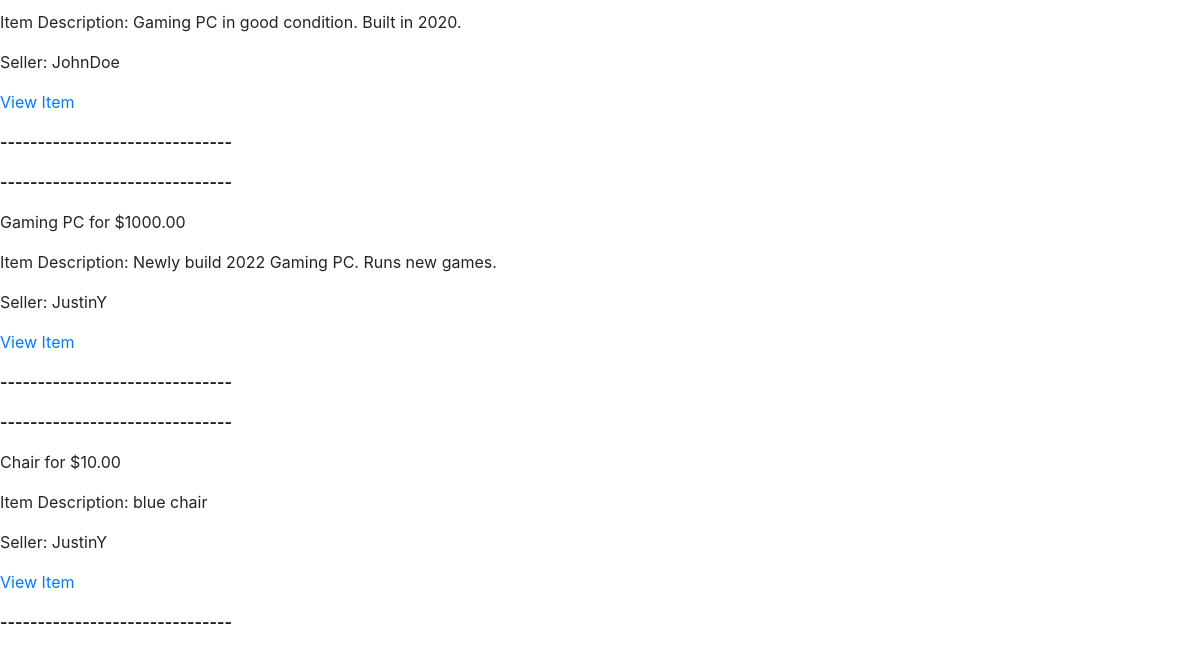
The app's page /see_all_items (signed in, lower part), older data.
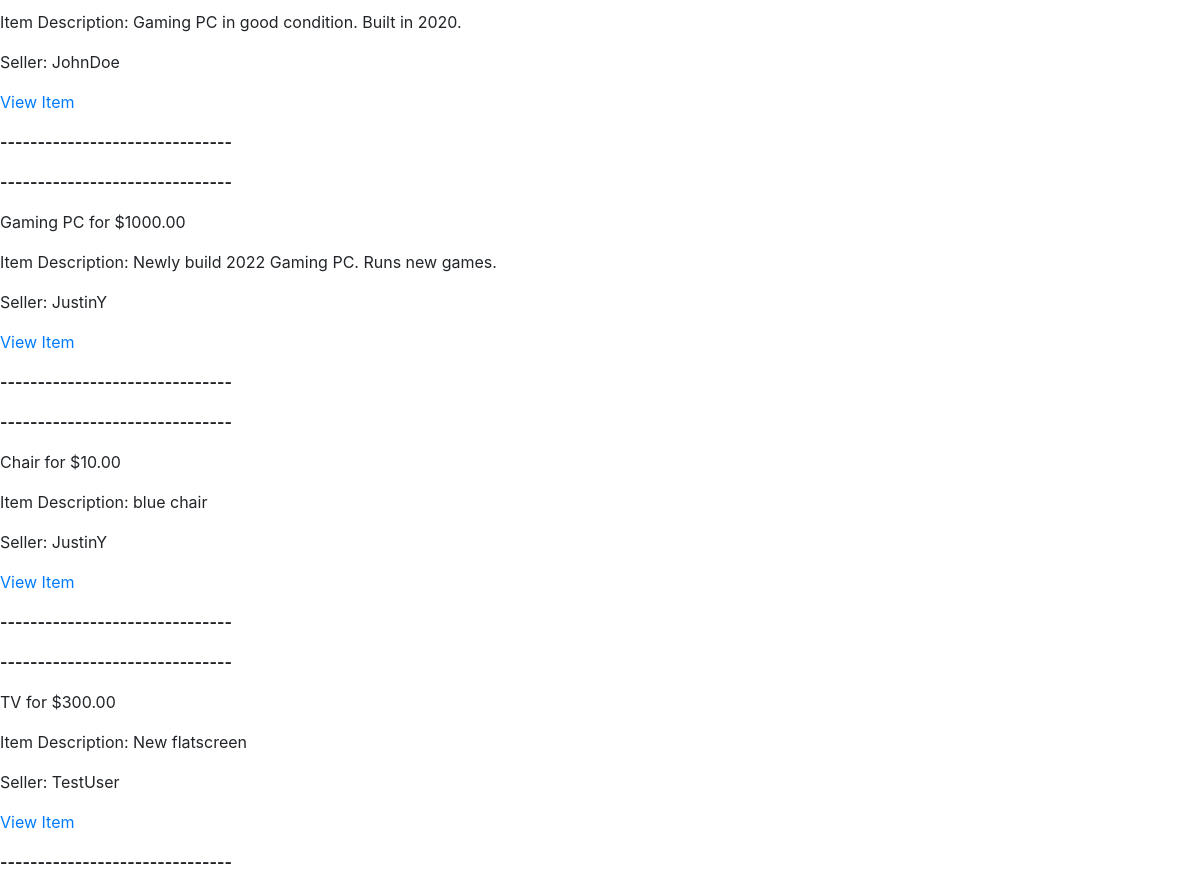
The same page, newer data.
### app/models.py (models this page shows)
class Item(db.Model):
 id = db.Column(db.Integer, primary_key = True)
 name = db.Column(db.String(128))
 price = db.Column(db.Float)
 image = db.Column(db.LargeBinary)
 description = db.Column(db.String(256))
 user_seller_name = db.Column(db.String, db.ForeignKey('user.username'))

### app/routes.py (the view)
@appObj.route('/see_all_items', methods =  ['GET', 'POST'])
@login_required
def see_all_items():
 items = Item.query.all()
 return render_template('see_all_items.html', items = items)

### app/models.py (called while the page is built)
@login.user_loader
def load_user(id):
 return User.query.get(int(id))

### app/templates/see_all_items.html (shortened to what this page needs)
<!doctype html>
<html lang="en">
  <head>
    <link rel="stylesheet" href="https://cdn.jsdelivr.net/npm/bootstrap@4.3.1/dist/css/bootstrap.min.css">
  </head>
  <body>
  </head>
  <body>
    {% for item in items %}
     <p><b> ------------------------------- </b></p>
     <p> {{item.name}} for {{"$%.2f"|format(item.price)}} </p>
     <p> Item Description: {{item.description}} </p>
     <p> Seller: {{item.user_seller_name}} </p>
     <p> <a href={{item.id}}> View Item </a></p>
     <p> <b> ------------------------------- </b></p>
    {% endfor %}
</body>
  </body>
</html>

Row changes from the older to the newer data that the page shows:
added Item: name "TV", price "$300.00", description "New flatscreen", user_seller_name "TestUser"
